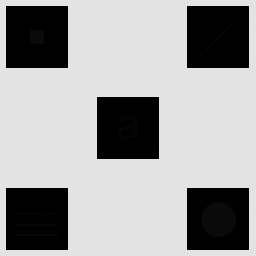
%> input picture lab5/FigP0304.tif, 256 x 256 px
$ octave proj3.m   (GNU Octave 9; MATLAB toolbox functions it lacks are replaced by stand-ins)
%> lines starting %> are read from the running program, lines starting %| are printed output that depends on the picture
clear;
close all;

%% question a
f = imread('FigP0304.tif');
%> f is the input picture: size 256x256 uint8; min 0, max 228, mean 160.7
figure(1);
subplot(4,2,1); imshow(f);
subplot(4,2,2); imhist(f);
ylim('auto');

%% question b
g1 = imadjust(f, [0 0.1], [ ]);
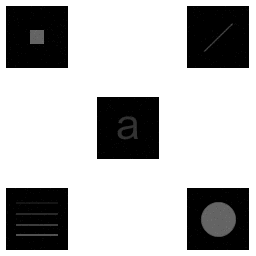
%> g1: size 256x256 uint8; min 0, max 255, mean 182.5
subplot(4,2,3); imshow(g1);
subplot(4,2,4); imhist(g1);


%% question c
g2 = histeq(f);
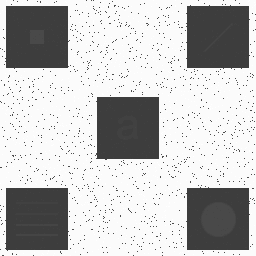
%> g2: size 256x256 uint8; min 61, max 255, mean 192.5
subplot(4,2,5); imshow(g2);
subplot(4,2,6); imhist(g2);


%% question d
g3 = adapthisteq(f, 'NumTiles', [3 3], 'ClipLimit', 0.2);
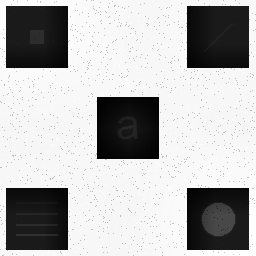
%> g3: size 256x256 uint8; min 0, max 255, mean 180.1
subplot(4,2,7); imshow(g3);
subplot(4,2,8); imhist(g3);
%> after `imhist(g3)`:
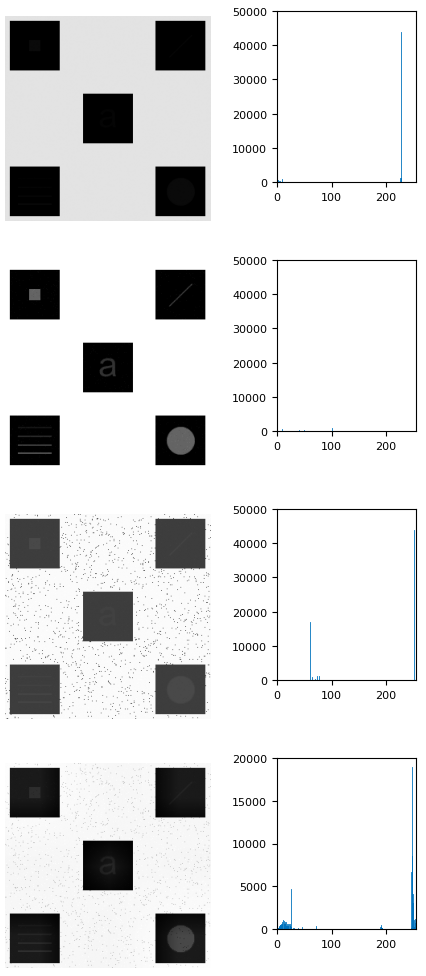
%> figure redrawn from the program's plot data, 8 panels
